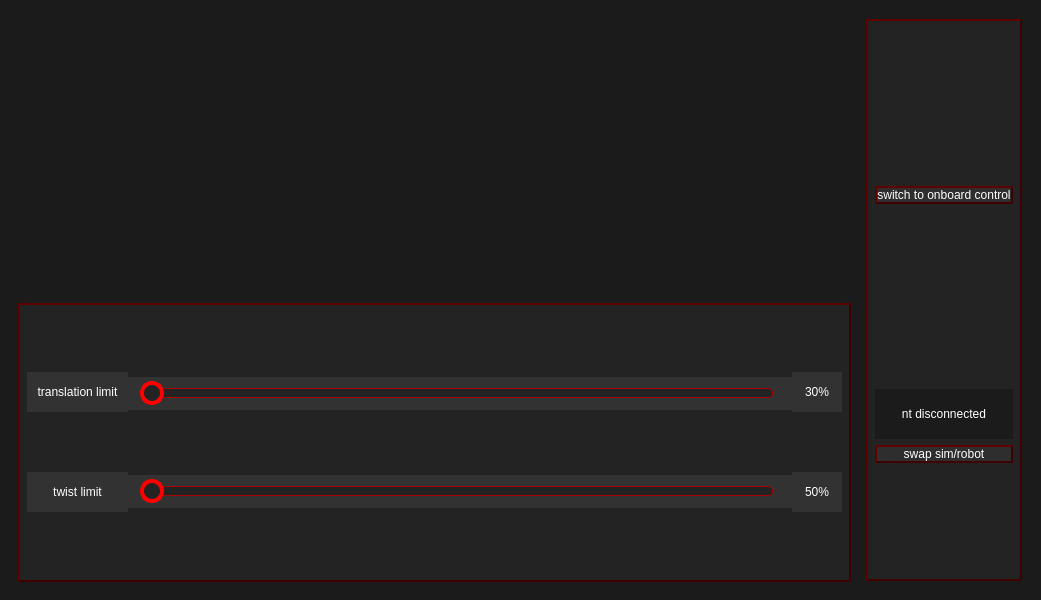
<?xml version="1.0" encoding="UTF-8"?>
<ui version="4.0">
 <class>MainWindow</class>
 <widget class="QMainWindow" name="MainWindow">
  <property name="geometry">
   <rect>
    <x>0</x>
    <y>0</y>
    <width>1041</width>
    <height>600</height>
   </rect>
  </property>
  <property name="windowTitle">
   <string>MainWindow</string>
  </property>
  <property name="styleSheet">
   <string notr="true">QWidget {
	color: rgb(255, 255, 255);
	background-color: rgb(27, 27, 27);
	font: 12pt &quot;Trender&quot;;
}


QPushButton {
color: 'white';
background-color: rgb(46, 46, 46);
border-style: outset;
border-width: 2px;
border-color: rgb(64, 0, 0);
padding: '20px';
border-radius: '10px'; 
font: 12pt &quot;Trender&quot;;
}

QPushButton:pressed {
background-color: rgb(27, 27, 27)
}


QSlider::groove:horizontal {
    border: 1px solid #aa0000;
    height: 8px; /* the groove expands to the size of the slider by default. by giving it a height, it has a fixed size */
    background: rgb(35, 35, 35);
    margin: 10px 10;
	border-radius: 4px;
}

QSlider::handle:horizontal {
	border: 4px solid rgb(255, 0, 0);
    background: rgb(35, 35, 35);
    width: 16px;
    margin: -8px -8; /* handle is placed by default on the contents rect of the groove. Expand outside the groove */
    border-radius: 12px;
}
</string>
  </property>
  <widget class="QWidget" name="centralwidget">
   <layout class="QHBoxLayout" name="horizontalLayout">
    <item>
     <widget class="QWidget" name="qwidget_left" native="true">
      <layout class="QVBoxLayout" name="verticalLayout">
       <item>
        <widget class="QLabel" name="qlabel_chairbot_logo">
         <property name="text">
          <string/>
         </property>
         <property name="pixmap">
          <pixmap>chairbot.png</pixmap>
         </property>
         <property name="alignment">
          <set>Qt::AlignCenter</set>
         </property>
        </widget>
       </item>
       <item>
        <widget class="QWidget" name="qwidget_sliders" native="true">
         <property name="styleSheet">
          <string notr="true">QWidget#qwidget_sliders {
	border-style: outset;
	border-width: 2px;
	border-color:rgb(64, 0, 0);
}
QWidget {
	background-color: rgb(35, 35, 35);
}
</string>
         </property>
         <layout class="QHBoxLayout" name="horizontalLayout_4">
          <property name="spacing">
           <number>0</number>
          </property>
          <item>
           <layout class="QVBoxLayout" name="qvlayout_slider_labels">
            <item>
             <widget class="QLabel" name="qlabel_translation_limit">
              <property name="maximumSize">
               <size>
                <width>16777215</width>
                <height>40</height>
               </size>
              </property>
              <property name="styleSheet">
               <string notr="true">background-color: rgb(50, 50, 50);
padding: 10px</string>
              </property>
              <property name="text">
               <string>translation limit</string>
              </property>
              <property name="alignment">
               <set>Qt::AlignCenter</set>
              </property>
             </widget>
            </item>
            <item>
             <widget class="QLabel" name="qlabel_twist_limit">
              <property name="maximumSize">
               <size>
                <width>16777215</width>
                <height>40</height>
               </size>
              </property>
              <property name="styleSheet">
               <string notr="true">background-color: rgb(50, 50, 50);
padding: 10px</string>
              </property>
              <property name="text">
               <string>twist limit</string>
              </property>
              <property name="alignment">
               <set>Qt::AlignCenter</set>
              </property>
             </widget>
            </item>
           </layout>
          </item>
          <item>
           <layout class="QVBoxLayout" name="qvlayout_sliders">
            <item>
             <widget class="QSlider" name="qslider_translation">
              <property name="styleSheet">
               <string notr="true">QSlider {
	padding: 9px;
	background-color: rgb(50, 50, 50);
}</string>
              </property>
              <property name="orientation">
               <enum>Qt::Horizontal</enum>
              </property>
             </widget>
            </item>
            <item>
             <widget class="QSlider" name="qslider_twist">
              <property name="styleSheet">
               <string notr="true">QSlider {
	padding: 9px;
	background-color: rgb(50, 50, 50);
}</string>
              </property>
              <property name="orientation">
               <enum>Qt::Horizontal</enum>
              </property>
             </widget>
            </item>
           </layout>
          </item>
          <item>
           <layout class="QVBoxLayout" name="qvlayout_percent_labels">
            <item>
             <widget class="QLabel" name="qlabel_translation_percent">
              <property name="maximumSize">
               <size>
                <width>16777215</width>
                <height>40</height>
               </size>
              </property>
              <property name="styleSheet">
               <string notr="true">background-color: rgb(50, 50, 50);
padding: 10px</string>
              </property>
              <property name="text">
               <string>30%</string>
              </property>
             </widget>
            </item>
            <item>
             <widget class="QLabel" name="qlabel_twist_percent">
              <property name="maximumSize">
               <size>
                <width>16777215</width>
                <height>40</height>
               </size>
              </property>
              <property name="styleSheet">
               <string notr="true">background-color: rgb(50, 50, 50);
padding: 10px</string>
              </property>
              <property name="text">
               <string>50%</string>
              </property>
             </widget>
            </item>
           </layout>
          </item>
         </layout>
        </widget>
       </item>
      </layout>
     </widget>
    </item>
    <item>
     <widget class="QWidget" name="qwidget_button_holder" native="true">
      <property name="styleSheet">
       <string notr="true">QWidget#qwidget_button_holder {
	border-style: outset;
	border-width: 2px;
	border-color:rgb(64, 0, 0);
	background-color: rgb(35, 35, 35);
	margin-top: 10px;
	margin-bottom: 10px;
	margin-right: 10px;
}

QWidget {
	margin-right: 10px;
}

</string>
      </property>
      <layout class="QVBoxLayout" name="verticalLayout_12">
       <item>
        <widget class="QPushButton" name="qbutton_control_mode_switch">
         <property name="styleSheet">
          <string notr="true">margin-top: 50px;
margin-bottom: 50px;</string>
         </property>
         <property name="text">
          <string>switch to onboard control</string>
         </property>
        </widget>
       </item>
       <item>
        <layout class="QVBoxLayout" name="qlayout_connections">
         <property name="topMargin">
          <number>11</number>
         </property>
         <item>
          <widget class="QLabel" name="qlabel_nt_connected">
           <property name="maximumSize">
            <size>
             <width>16777215</width>
             <height>50</height>
            </size>
           </property>
           <property name="text">
            <string>nt disconnected</string>
           </property>
           <property name="alignment">
            <set>Qt::AlignCenter</set>
           </property>
          </widget>
         </item>
         <item>
          <widget class="QPushButton" name="qbutton_swap_sim">
           <property name="text">
            <string>swap sim/robot</string>
           </property>
          </widget>
         </item>
        </layout>
       </item>
      </layout>
     </widget>
    </item>
   </layout>
  </widget>
 </widget>
 <resources>
  <include location="resources.qrc"/>
 </resources>
 <connections/>
</ui>
